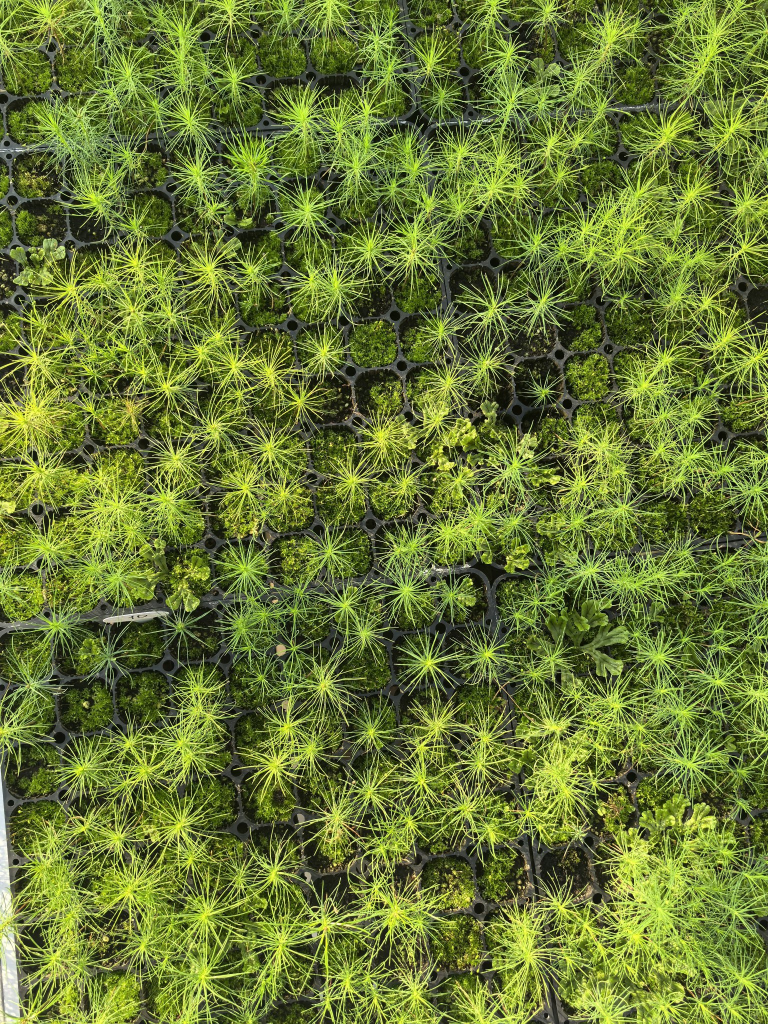
#> input picture project_sprouts/active light/img1.jpg, 1536 x 2048 px (shown at 1/2 size)
$ python 'active light.py'
#> lines starting #> are read from the running program, lines starting #| are printed output that depends on the picture; after the words box and inside, x2 and y2 are one past the last pixel; in counts of white or black regions, pixels touching at a corner belong together
import cv2
import numpy as np
import sys
import os


def calculate_brightness(image):
    """Расчет средней яркости изображения в HSV пространстве"""
    hsv = cv2.cvtColor(image, cv2.COLOR_BGR2HSV)
    return np.mean(hsv[:, :, 2])


def classify_image_by_brightness(brightness_value):
    """
    Классификация изображения по яркости
    brightness_value: среднее значение яркости (0-255)
    """
    if brightness_value < 100:
        return "very_dark"
    elif brightness_value < 130:
        return "dark"
    elif brightness_value < 180:
        return "normal"
    else:
        return "bright"


def get_parameters_by_brightness(brightness_value):
    """
    Автоматический подбор параметров в зависимости от яркости изображения
    """
    img_type = classify_image_by_brightness(brightness_value)

    # Базовые параметры для нормального изображения
    params = {
        'h_min': 20, 'h_max': 85, 's_min': 100, 's_max': 255,
        'v_min': 110, 'v_max': 255, 'min_area': 50,
        'erode_iter': 1, 'dilate_iter': 2, 'blur_size': 5
    }

    # Корректировки в зависимости от яркости
    if img_type == "very_dark":
        params.update({
            'h_min': 15, 'h_max': 90, 's_min': 80, 's_max': 255,
            'v_min': 60, 'v_max': 220, 'min_area': 40,
            'erode_iter': 1, 'dilate_iter': 3, 'blur_size': 7
        })
    elif img_type == "dark":
        params.update({
            'h_min': 18, 'h_max': 88, 's_min': 90, 's_max': 255,
            'v_min': 80, 'v_max': 230, 'min_area': 45,
            'erode_iter': 1, 'dilate_iter': 2, 'blur_size': 5
        })
    elif img_type == "bright":
        params.update({
            'h_min': 25, 'h_max': 80, 's_min': 120, 's_max': 255,
            'v_min': 130, 'v_max': 250, 'min_area': 55,
            'erode_iter': 2, 'dilate_iter': 1, 'blur_size': 3
        })

    return params, img_type


def detect_seedlings(image_path, h_min=20, h_max=85, s_min=100, s_max=255, v_min=110, v_max=255,
                     min_area=50, erode_iter=1, dilate_iter=2, blur_size=5):
    """
    Основная функция детектирования
    """
    img = cv2.imread(image_path)
    if img is None:
        print(f"Ошибка: не удалось загрузить изображение {image_path}")
        return 0

    # Изменяем размер для отображения
    screen_height = 600
    screen_width = 1000
    height, width = img.shape[:2]
    scale = min(screen_width / width, screen_height / height, 1.0)

    if scale < 1.0:
        new_width = int(width * scale)
        new_height = int(height * scale)
        img = cv2.resize(img, (new_width, new_height))

    original = img.copy()
    hsv = cv2.cvtColor(img, cv2.COLOR_BGR2HSV)

    lower_green = np.array([h_min, s_min, v_min])
    upper_green = np.array([h_max, s_max, v_max])

    mask_raw = cv2.inRange(hsv, lower_green, upper_green)

    kernel = np.ones((5, 5), np.uint8)
    mask_eroded = cv2.erode(mask_raw, kernel, iterations=erode_iter)
    mask_dilated = cv2.dilate(mask_eroded, kernel, iterations=dilate_iter)

    blur_size = blur_size if blur_size % 2 == 1 else blur_size + 1
    mask_blurred = cv2.GaussianBlur(mask_dilated, (blur_size, blur_size), 0)

    _, mask_final = cv2.threshold(mask_blurred, 127, 255, cv2.THRESH_BINARY)

    contours, _ = cv2.findContours(mask_final, cv2.RETR_EXTERNAL, cv2.CHAIN_APPROX_SIMPLE)
    valid_contours = [cnt for cnt in contours if cv2.contourArea(cnt) > min_area]
    seedling_count = len(valid_contours)

    result = original.copy()
    for cnt in valid_contours:
        x, y, w, h = cv2.boundingRect(cnt)
        cv2.rectangle(result, (x, y), (x + w, y + h), (255, 0, 0), 2)

    # Добавляем информацию на изображение
    text = f"Count: {seedling_count}"
    font = cv2.FONT_HERSHEY_SIMPLEX
    font_scale = 0.8
    thickness = 2

    (text_width, text_height), baseline = cv2.getTextSize(text, font, font_scale, thickness)

    overlay = result.copy()
    cv2.rectangle(overlay, (10, result.shape[0] - text_height - 20),
                  (10 + text_width + 10, result.shape[0] - 10), (0, 0, 0), -1)
    cv2.addWeighted(overlay, 0.6, result, 0.4, 0, result)
    cv2.putText(result, text, (15, result.shape[0] - 15),
                font, font_scale, (255, 255, 255), thickness)

    # Добавляем параметры в верхний левый угол
    param_text = f"H[{h_min}-{h_max}] S[{s_min}-{s_max}] V[{v_min}-{v_max}]"
    cv2.putText(result, param_text, (10, 25),
                font, 0.5, (0, 255, 0), 1)

    return result, seedling_count


def process_multiple_images(image_list):
    """
    Обработка нескольких изображений с автоматическим подбором параметров
    """
    results = {}
    print("\n" + "=" * 60)
    print("НАЧАЛО ОБРАБОТКИ ИЗОБРАЖЕНИЙ")
    print("=" * 60)

    for i, image_path in enumerate(image_list, 1):
        if os.path.exists(image_path):
            print(f"\n--- Обработка {i}/{len(image_list)}: {os.path.basename(image_path)} ---")

            # Загружаем для анализа яркости
            img = cv2.imread(image_path)
            brightness = calculate_brightness(img)
            img_type = classify_image_by_brightness(brightness)

            print(f"  Яркость: {brightness:.2f}, Тип: {img_type}")

            # Подбираем параметры
            params, _ = get_parameters_by_brightness(brightness)

            print(f"  Параметры: H[{params['h_min']}-{params['h_max']}] "
                  f"S[{params['s_min']}-{params['s_max']}] "
                  f"V[{params['v_min']}-{params['v_max']}]")

            # Обрабатываем
            result_img, count = detect_seedlings(
                image_path,
                h_min=params['h_min'],
                h_max=params['h_max'],
                s_min=params['s_min'],
                s_max=params['s_max'],
                v_min=params['v_min'],
                v_max=params['v_max'],
                min_area=params['min_area'],
                erode_iter=params['erode_iter'],
                dilate_iter=params['dilate_iter'],
                blur_size=params['blur_size']
            )

            results[image_path] = count
            print(f"  Результат: {count} саженцев")

            # Показываем результат
            cv2.imshow(f"{os.path.basename(image_path)}", result_img)
        else:
            print(f"\nОшибка: Файл не найден - {image_path}")
            results[image_path] = None

    # Вывод итогов
    print("\n" + "=" * 60)
    print("ИТОГОВЫЕ РЕЗУЛЬТАТЫ")
    print("=" * 60)
    for i, (path, count) in enumerate(results.items(), 1):
        if count is not None:
            print(f"{i}. {os.path.basename(path)}: {count} саженцев")
        else:
            print(f"{i}. {os.path.basename(path)}: НЕ ЗАГРУЖЕНО")

    print("\n" + "=" * 60)
    print("Нажмите ESC для выхода или любую клавишу для следующего...")
    print("(Все окна закроются после нажатия ESC)")

    # Ожидание закрытия окон
    while True:
        key = cv2.waitKey(0) & 0xFF
        if key == 27:  # ESC
            break

    cv2.destroyAllWindows()

    return results


if __name__ == "__main__":
    if getattr(sys, 'frozen', False):
        script_dir = os.path.dirname(sys.executable)
    else:
        script_dir = os.path.dirname(os.path.abspath(__file__))

    # Автоматическая загрузка трех изображений
    # Вариант 1: img1.jpg, img2.jpg, img3.jpg
    image_paths = [
        os.path.join(script_dir, "img1.jpg"),
        os.path.join(script_dir, "img2.jpg"),
        os.path.join(script_dir, "img3.jpg")
    ]

    # Проверка наличия файлов
    print("Проверка наличия файлов:")
    for path in image_paths:
        if os.path.exists(path):
            print(f"  ✓ {os.path.basename(path)} найден")
        else:
            print(f"  ✗ {os.path.basename(path)} НЕ НАЙДЕН")

    # Если файлы не найдены, пробуем альтернативные имена
    if not all(os.path.exists(path) for path in image_paths):
        print("\nПробуем альтернативные имена файлов...")
        alt_paths = [
            os.path.join(script_dir, "test1.jpg"),
            os.path.join(script_dir, "test2.jpg"),
            os.path.join(script_dir, "test3.jpg")
        ]

        # Проверяем альтернативные имена
        alt_found = True
        for path in alt_paths:
            if not os.path.exists(path):
                alt_found = False
                break

        if alt_found:
            image_paths = alt_paths
            print("Используются test1.jpg, test2.jpg, test3.jpg")
        else:
            print("\nВНИМАНИЕ: Некоторые файлы не найдены!")
            print("Убедитесь, что файлы img1.jpg, img2.jpg, img3.jpg")
            print("или test1.jpg, test2.jpg, test3.jpg находятся в папке:")
            print(script_dir)

    print("\n" + "=" * 60)

    # Обработка всех изображений
    results = process_multiple_images(image_paths)
#> in process_multiple_images, img is the input picture: shape (2048, 1536, 3); mean B, G, R 53.2, 119.3, 103.4
#> in process_multiple_images, `brightness = calculate_brightness(img)`: brightness = 119.5
#> in process_multiple_images, `img_type = classify_image_by_brightness(brightness)`: img_type = 'dark'
#|   Яркость: 119.47, Тип: dark
#> in process_multiple_images, `params, _ = get_parameters_by_brightness(brightness)`: params = 10 items
#|   Параметры: H[18-88] S[90-255] V[80-230]
#> in detect_seedlings, `img = cv2.resize(img, (new_width, new_height))`:
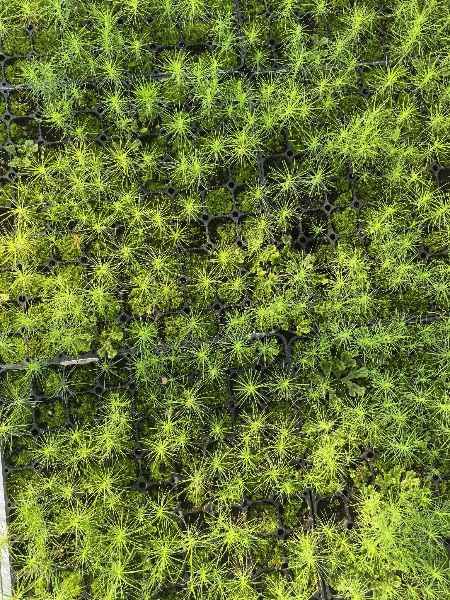
#> img: shape (600, 450, 3); mean B, G, R 53, 119.1, 103.2
#> in detect_seedlings, `mask_raw = cv2.inRange(hsv, lower_green, upper_green)`:
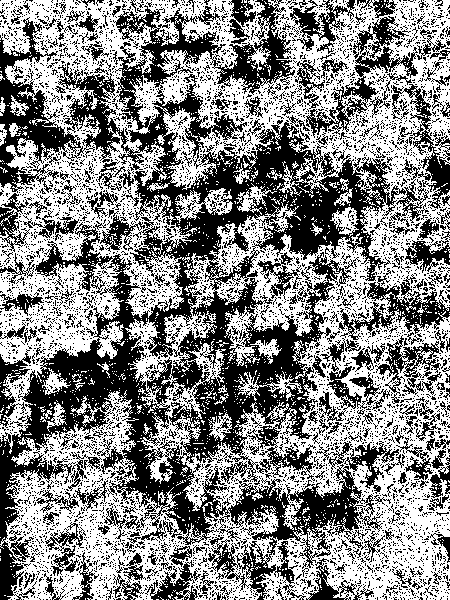
#> mask_raw: shape (600, 450); 53.1% white; 5702 black regions (5453 under 20 px), largest, box (x1, y1, x2, y2) and area: (0, 0, 430, 600) 77340, (306, 16, 418, 138) 2806, (338, 268, 450, 340) 2344
#> in detect_seedlings, `mask_eroded = cv2.erode(mask_raw, kernel, iterations=erode_iter)`:
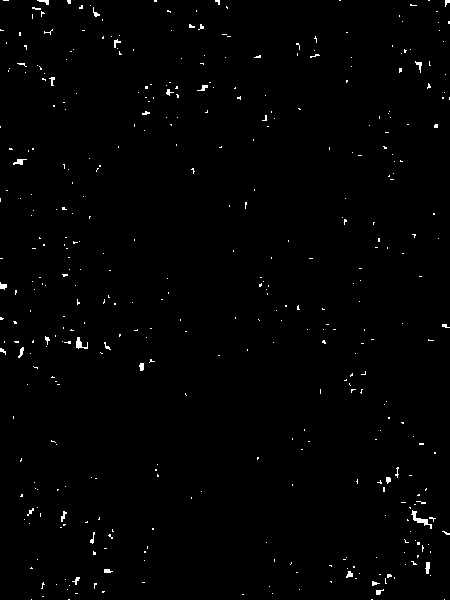
#> mask_eroded: shape (600, 450); 0.9% white in thin lines or dots
#> in detect_seedlings, `_, mask_final = cv2.threshold(mask_blurred, 127, 255, cv2.THRESH_BINARY)`:
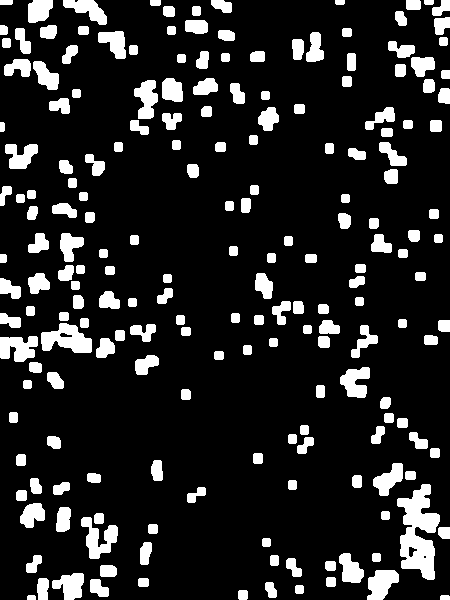
#> mask_final: shape (600, 450); 14.2% white; 199 white regions
#> in detect_seedlings, `contours, _ = cv2.findContours(mask_final, cv2.RETR_EXTERNAL, cv2.CHAI..`: contours = 199 contours; largest, box (x1, y1, x2, y2) and area: (397, 484, 440, 580) 2227, (41, 323, 92, 353) 922, (81, 517, 118, 559) 680, (0, 336, 38, 362) 650, (367, 570, 399, 600) 612
#> in detect_seedlings, `valid_contours = [cnt for cnt in contours if cv2.contourArea(cnt) > mi..`: valid_contours = 194 contours; largest, box (x1, y1, x2, y2) and area: (397, 484, 440, 580) 2227, (41, 323, 92, 353) 922, (81, 517, 118, 559) 680, (0, 336, 38, 362) 650, (367, 570, 399, 600) 612
#> in detect_seedlings, `seedling_count = len(valid_contours)`: seedling_count = 194
#> the loop in detect_seedlings, `for cnt in valid_contours:` made 194 passes
#> (x, y, w, h) on passes 1 to 3: (238, 590, 10, 10), (295, 585, 9, 9), (265, 582, 12, 16)
#> after the loop in detect_seedlings, `for cnt in valid_contours:`:
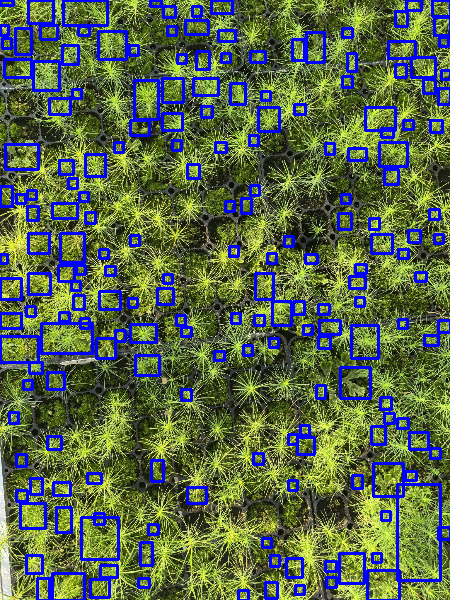
#> result: shape (600, 450, 3); 12.1% of pixels changed, all inside (x1, y1, x2, y2) = (0, 0, 450, 600)
#> in detect_seedlings, `text = f"Count: {seedling_count}"`: text = 'Count: 194'
#> in detect_seedlings, `font = cv2.FONT_HERSHEY_SIMPLEX`: font = 0
#> in detect_seedlings, `(text_width, text_height), baseline = cv2.getTextSize(text, font, font..`: text_width = 143; text_height = 18; baseline = 8
#> in detect_seedlings, `cv2.rectangle(overlay, (10, result.shape[0] - text_height - 20), (10 +..`:
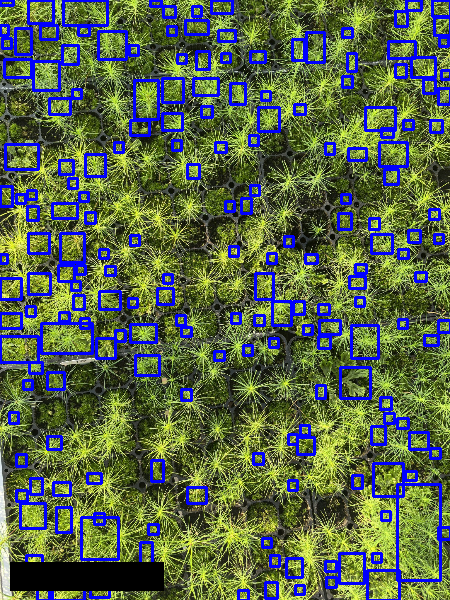
#> overlay: shape (600, 450, 3); 1.65% of pixels changed, all inside (x1, y1, x2, y2) = (10, 562, 164, 591)
#> in detect_seedlings, `cv2.putText(result, param_text, (10, 25), font, 0.5, (0, 255, 0), 1)`:
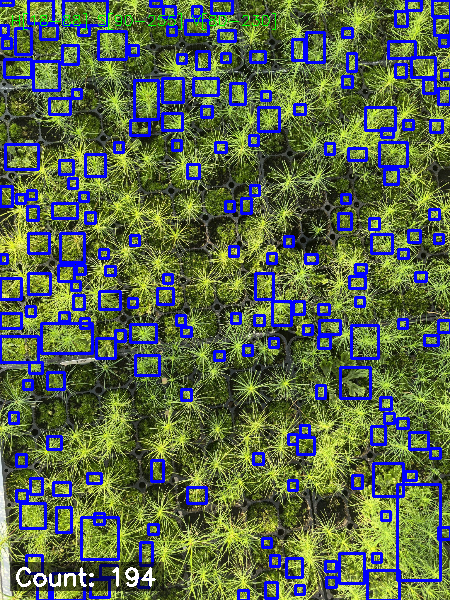
#> result: shape (600, 450, 3); mean B, G, R 76.7, 103.4, 89.3
#> in process_multiple_images, `result_img, count = detect_seedlings( image_path, h_min=params['h_min'..`: count = 194
#|   Результат: 194 саженцев
#> pass 2 of the loop in process_multiple_images, `for i, image_path in enumerate(image_list, 1):`:
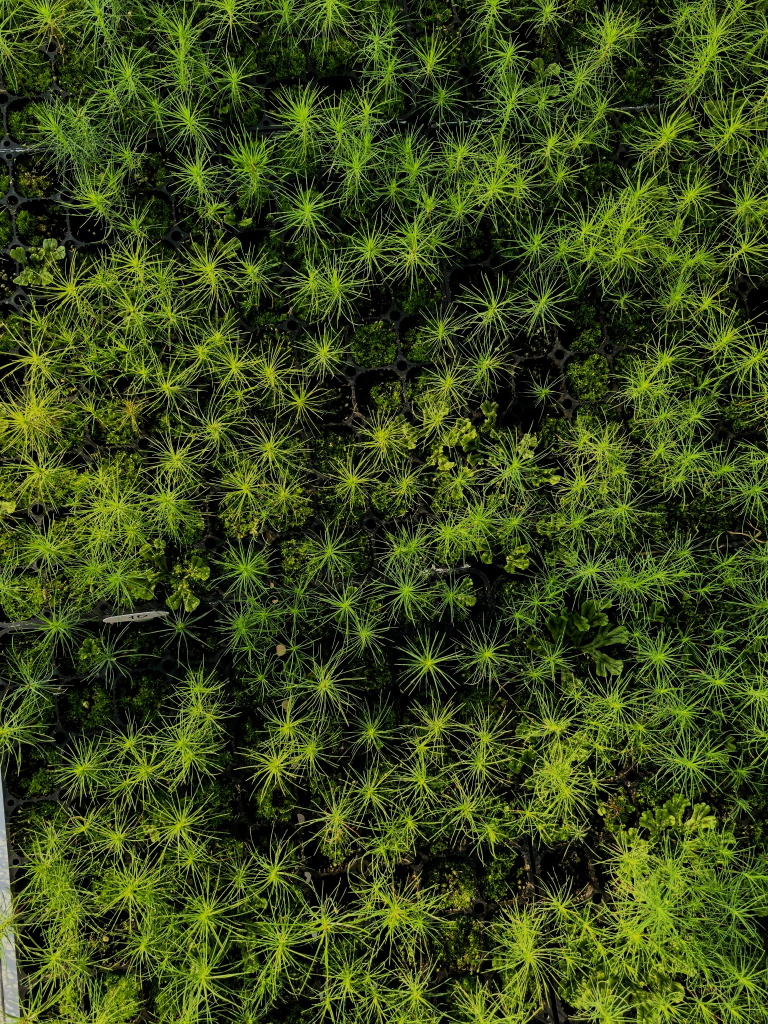
#> input picture project_sprouts/active light/img2.jpg, 1536 x 2048 px (shown at 1/2 size)
#> in process_multiple_images, img is the input picture: shape (2048, 1536, 3); mean B, G, R 24.7, 69.9, 56.6
#> brightness = 70.2
#> in process_multiple_images, `img_type = classify_image_by_brightness(brightness)`: img_type = 'very_dark'
#|   Яркость: 70.20, Тип: very_dark
#|   Параметры: H[15-90] S[80-255] V[60-220]
#> img: shape (600, 450, 3)
#> in detect_seedlings (call 2), `mask_raw = cv2.inRange(hsv, lower_green, upper_green)`:
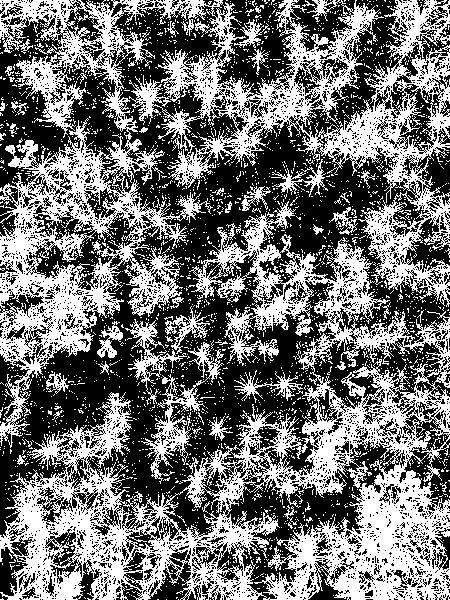
#> mask_raw: shape (600, 450); 45.1% white; 2761 white regions (2712 under 20 px), largest, box (x1, y1, x2, y2) and area: (0, 201, 450, 600) 54146, (0, 0, 450, 448) 52764, (141, 342, 224, 484) 2146
#> contours = 131 contours; largest, box (x1, y1, x2, y2) and area: (328, 461, 444, 600) 10384, (17, 486, 128, 600) 6180, (0, 268, 94, 354) 3390, (304, 404, 408, 475) 2816, (324, 107, 417, 159) 2476
#> valid_contours has the same summary as contours
#> seedling_count = 131
#> the loop in detect_seedlings (call 2), `for cnt in valid_contours:` made 131 passes
#> (x, y, w, h) on passes 1 to 4: (139, 590, 13, 10), (4, 589, 22, 11), (213, 576, 13, 13), (269, 572, 43, 28)
#> text = 'Count: 131'
#> in detect_seedlings (call 2), `cv2.putText(result, param_text, (10, 25), font, 0.5, (0, 255, 0), 1)`:
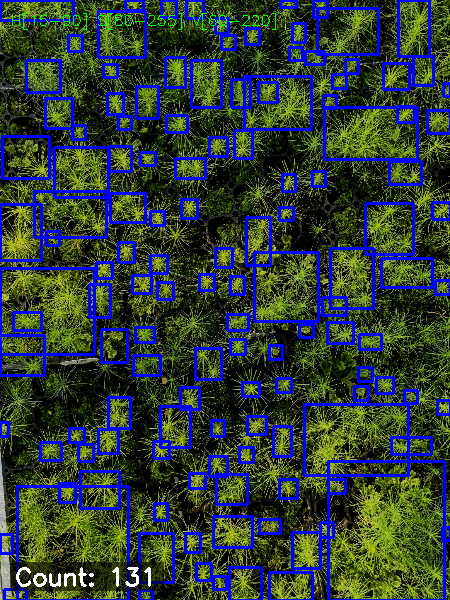
#> result: shape (600, 450, 3); mean B, G, R 56.5, 60.1, 48.3
#> in process_multiple_images, `result_img, count = detect_seedlings( image_path, h_min=params['h_min'..`: count = 131
#|   Результат: 131 саженцев
#> the loop in process_multiple_images, `for i, (path, count) in enumerate(results.items(), 1):` made 3 passes
#> count on passes 1 to 3: 194, 131, 118
#> (printed output is left out)
#> (key Esc is pressed here)

    # Сохранение результатов в файл
    output_file = os.path.join(script_dir, "results.txt")
    with open(output_file, 'w', encoding='utf-8') as f:
        f.write("Результаты детектирования саженцев\n")
        f.write("=" * 50 + "\n")
        for path, count in results.items():
            if count is not None:
                f.write(f"{os.path.basename(path)}: {count} саженцев\n")
            else:
                f.write(f"{os.path.basename(path)}: ОШИБКА ЗАГРУЗКИ\n")
#> this loop made 3 passes

    print(f"\nРезультаты сохранены в файл: {output_file}")
#| Результаты сохранены в файл: project_sprouts/active light/results.txt
